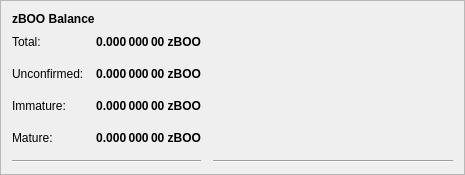
         <widget class="QFrame" name="frame_4">
          <property name="geometry">
           <rect>
            <x>0</x>
            <y>0</y>
            <width>465</width>
            <height>171</height>
           </rect>
          </property>
          <property name="frameShape">
           <enum>QFrame::StyledPanel</enum>
          </property>
          <property name="frameShadow">
           <enum>QFrame::Raised</enum>
          </property>
          <layout class="QVBoxLayout" name="verticalLayout_7">
           <item>
            <layout class="QHBoxLayout" name="horizontalLayout_8" stretch="0">
             <item>
              <widget class="QLabel" name="label_5z_3">
               <property name="maximumSize">
                <size>
                 <width>16777215</width>
                 <height>20</height>
                </size>
               </property>
               <property name="font">
                <font>
                 <weight>75</weight>
                 <bold>true</bold>
                </font>
               </property>
               <property name="text">
                <string>zBOO Balance</string>
               </property>
              </widget>
             </item>
            </layout>
           </item>
           <item>
            <layout class="QGridLayout" name="gridLayout_5">
             <property name="spacing">
              <number>12</number>
             </property>
             <item row="4" column="0">
              <widget class="QLabel" name="labelzBalanceMatureText">
               <property name="toolTip">
                <string>
                                  Mature: more than 20 confirmation and more than 1 mints of the same denomination after it was minted.
                                  These zBOO are spendable.
                                </string>
               </property>
               <property name="text">
                <string>Mature:</string>
               </property>
              </widget>
             </item>
             <item row="5" column="0" colspan="2">
              <widget class="Line" name="lineSpendableBalance_5">
               <property name="orientation">
                <enum>Qt::Horizontal</enum>
               </property>
              </widget>
             </item>
             <item row="1" column="1">
              <widget class="QLabel" name="labelzBalance">
               <property name="font">
                <font>
                 <weight>75</weight>
                 <bold>true</bold>
                </font>
               </property>
               <property name="cursor">
                <cursorShape>IBeamCursor</cursorShape>
               </property>
               <property name="toolTip">
                <string>All available zBOO, unconfirmed and immature zBOO included.</string>
               </property>
               <property name="text">
                <string notr="true">0.000 000 00 zBOO</string>
               </property>
               <property name="alignment">
                <set>Qt::AlignRight|Qt::AlignTrailing|Qt::AlignVCenter</set>
               </property>
               <property name="textInteractionFlags">
                <set>Qt::LinksAccessibleByMouse|Qt::TextSelectableByKeyboard|Qt::TextSelectableByMouse</set>
               </property>
              </widget>
             </item>
             <item row="5" column="2">
              <widget class="Line" name="lineWatchBalance_5">
               <property name="sizePolicy">
                <sizepolicy hsizetype="Preferred" vsizetype="Fixed">
                 <horstretch>0</horstretch>
                 <verstretch>0</verstretch>
                </sizepolicy>
               </property>
               <property name="minimumSize">
                <size>
                 <width>140</width>
                 <height>0</height>
                </size>
               </property>
               <property name="orientation">
                <enum>Qt::Horizontal</enum>
               </property>
              </widget>
             </item>
             <item row="1" column="0">
              <widget class="QLabel" name="labelzBalanceText">
               <property name="toolTip">
                <string>All available zBOO, unconfirmed and immature zBOO included.</string>
               </property>
               <property name="text">
                <string>Total:</string>
               </property>
              </widget>
             </item>
             <item row="1" column="2">
              <spacer name="horizontalSpacer_8">
               <property name="orientation">
                <enum>Qt::Horizontal</enum>
               </property>
               <property name="sizeHint" stdset="0">
                <size>
                 <width>40</width>
                 <height>20</height>
                </size>
               </property>
              </spacer>
             </item>
             <item row="4" column="2">
              <spacer name="horizontalSpacer_4">
               <property name="orientation">
                <enum>Qt::Horizontal</enum>
               </property>
               <property name="sizeHint" stdset="0">
                <size>
                 <width>40</width>
                 <height>20</height>
                </size>
               </property>
              </spacer>
             </item>
             <item row="4" column="1">
              <widget class="QLabel" name="labelzBalanceMature">
               <property name="font">
                <font>
                 <weight>75</weight>
                 <bold>true</bold>
                </font>
               </property>
               <property name="toolTip">
                <string>
                                  Mature: more than 20 confirmation and more than 1 mints of the same denomination after it was minted.
                                  These zBOO are spendable.
                                </string>
               </property>
               <property name="text">
                <string>0.000 000 00 zBOO</string>
               </property>
               <property name="alignment">
                <set>Qt::AlignRight|Qt::AlignTrailing|Qt::AlignVCenter</set>
               </property>
              </widget>
             </item>
             <item row="2" column="0">
              <widget class="QLabel" name="labelzBalanceUnconfirmedText">
               <property name="toolTip">
                <string>
                                  Unconfirmed: less than 20 confirmations
                                  Immature: confirmed, but less than 1 mints of the same denomination after it was minted
                                </string>
               </property>
               <property name="text">
                <string>Unconfirmed:</string>
               </property>
              </widget>
             </item>
             <item row="2" column="1">
              <widget class="QLabel" name="labelzBalanceUnconfirmed">
               <property name="font">
                <font>
                 <weight>75</weight>
                 <bold>true</bold>
                </font>
               </property>
               <property name="toolTip">
                <string>
                                  Unconfirmed: less than 20 confirmations
                                  Immature: confirmed, but less than 1 mints of the same denomination after it was minted
                                </string>
               </property>
               <property name="text">
                <string>0.000 000 00 zBOO</string>
               </property>
               <property name="alignment">
                <set>Qt::AlignRight|Qt::AlignTrailing|Qt::AlignVCenter</set>
               </property>
              </widget>
             </item>
             <item row="2" column="2">
              <spacer name="horizontalSpacer_5">
               <property name="orientation">
                <enum>Qt::Horizontal</enum>
               </property>
               <property name="sizeHint" stdset="0">
                <size>
                 <width>40</width>
                 <height>20</height>
                </size>
               </property>
              </spacer>
             </item>
             <item row="3" column="0">
              <widget class="QLabel" name="labelzBalanceImmatureText">
               <property name="toolTip">
                <string>
                                  Unconfirmed: less than 20 confirmations
                                  Immature: confirmed, but less than 1 mints of the same denomination after it was minted
                                </string>
               </property>
               <property name="text">
                <string>Immature:</string>
               </property>
              </widget>
             </item>
             <item row="3" column="1">
              <widget class="QLabel" name="labelzBalanceImmature">
               <property name="font">
                <font>
                 <weight>75</weight>
                 <bold>true</bold>
                </font>
               </property>
               <property name="toolTip">
                <string>
                                  Unconfirmed: less than 20 confirmations
                                  Immature: confirmed, but less than 1 mints of the same denomination after it was minted
                                </string>
               </property>
               <property name="text">
                <string>0.000 000 00 zBOO</string>
               </property>
               <property name="alignment">
                <set>Qt::AlignRight|Qt::AlignTrailing|Qt::AlignVCenter</set>
               </property>
              </widget>
             </item>
             <item row="3" column="2">
              <spacer name="horizontalSpacer_7">
               <property name="orientation">
                <enum>Qt::Horizontal</enum>
               </property>
               <property name="sizeHint" stdset="0">
                <size>
                 <width>40</width>
                 <height>20</height>
                </size>
               </property>
              </spacer>
             </item>
            </layout>
           </item>
          </layout>
         </widget>
